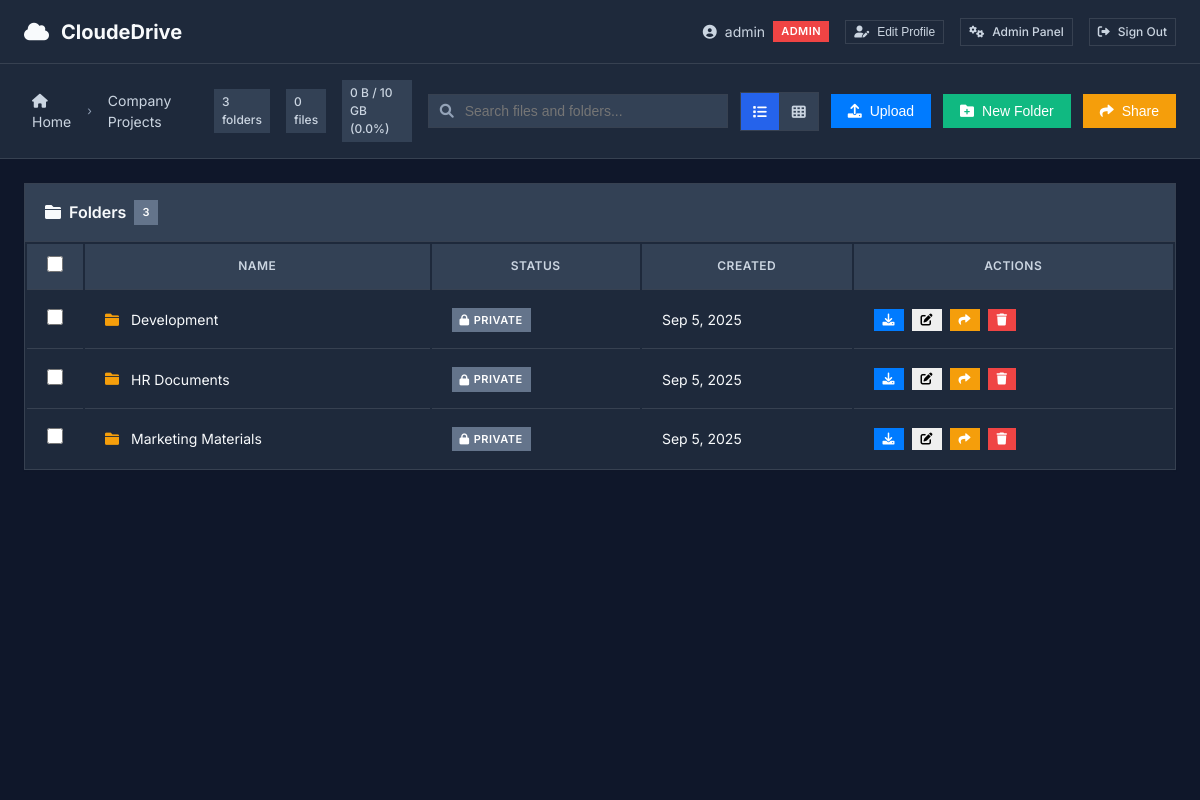
Screenshot of /index.php?folder=6 (signed in) with the database file from the repository.
### tables this page shows
CREATE TABLE `folders` (
  `id` int(11) NOT NULL,
  `name` varchar(255) NOT NULL,
  `parent_id` int(11) DEFAULT NULL,
  `owner_id` int(11) NOT NULL,
  `is_shared` tinyint(1) DEFAULT 0,
  `created_at` timestamp NOT NULL DEFAULT current_timestamp(),
  `updated_at` timestamp NOT NULL DEFAULT current_timestamp() ON UPDATE current_timestamp()
);

CREATE TABLE `users` (
  `id` int(11) NOT NULL,
  `username` varchar(50) NOT NULL,
  `email` varchar(100) NOT NULL,
  `password` varchar(255) NOT NULL,
  `role` enum('admin','user') DEFAULT 'user',
  `storage_limit` bigint(20) DEFAULT 10737418240,
  `used_storage` bigint(20) DEFAULT 0,
  `created_at` timestamp NOT NULL DEFAULT current_timestamp(),
  `updated_at` timestamp NOT NULL DEFAULT current_timestamp() ON UPDATE current_timestamp()
);

### index.php (the view, shortened to what the rows shown need)
<?php
require_once 'classes/User.php';
require_once 'classes/FileManager.php';
require_once 'classes/FolderManager.php';
require_once 'config/database.php';
$user = new User();
$fileManager = new FileManager();
$folderManager = new FolderManager();
$currentUser = $user->getCurrentUser();
$folderId = $_GET['folder'] ?? null;
$folderPage = max(1, (int)($_GET['folder_page'] ?? 1));
$filePage = max(1, (int)($_GET['file_page'] ?? 1));
$perPage = (int)($_GET['per_page'] ?? 20);
$perPage = in_array($perPage, [20, 50, 100, 200]) ? $perPage : 20;
$foldersResult = $folderManager->getFolders($folderId, null, $folderPage, $perPage);
$filesResult = $fileManager->getFiles($folderId, null, $filePage, $perPage);
$folders = $foldersResult['folders'] ?? [];
$files = $filesResult['files'] ?? [];
$folderPagination = [
    'current' => $foldersResult['currentPage'] ?? 1,
    'total' => $foldersResult['total'] ?? 0,
    'hasMore' => $foldersResult['hasMore'] ?? false,
    'perPage' => $foldersResult['perPage'] ?? $perPage
];
$filePagination = [
    'current' => $filesResult['currentPage'] ?? 1,
    'total' => $filesResult['total'] ?? 0,
    'hasMore' => $filesResult['hasMore'] ?? false,
    'perPage' => $filesResult['perPage'] ?? $perPage
];
$breadcrumb = $folderId ? $folderManager->getFolderBreadcrumb($folderId) : [];
$storageInfo = $user->getUserStorageInfo($currentUser['id']);
$storageUsedPercent = $storageInfo ? ($storageInfo['used_storage'] / $storageInfo['storage_limit']) * 100 : 0;
?>
<!DOCTYPE html>
<html lang="en">
<head>
    <link href="https://cdnjs.cloudflare.com/ajax/libs/font-awesome/6.0.0/css/all.min.css" rel="stylesheet">
    <link href="assets/css/style.css" rel="stylesheet">
</head>
<body>
    <div class="main-layout">
        <div class="toolbar">
            <div class="toolbar-content">
                <div class="toolbar-left">
                    <nav class="breadcrumb-nav">
                        <div class="breadcrumb-item">
                            <a href="index.php">
                            </a>
                        </div>
                        <?php foreach ($breadcrumb as $crumb): ?>
                            <span class="breadcrumb-separator">›</span>
                            <div class="breadcrumb-item">
                                <a href="index.php?folder=<?php echo $crumb['id']; ?>">
                                    <?php echo htmlspecialchars($crumb['name']); ?>
                                </a>
                            </div>
                        <?php endforeach; ?>
                    </nav>
                    <div class="stats-info">
                        <span class="stat-badge">
                            <?php echo $folderPagination['total']; ?> folders<?php echo $folderPagination['hasMore'] ? ' (showing first 200 max)' : ''; ?>
                        </span>
                        <span class="stat-badge">
                            <?php echo $filePagination['total']; ?> files<?php echo $filePagination['hasMore'] ? ' (showing first 200 max)' : ''; ?>
                        </span>
                        <?php if ($storageInfo): ?>
                            <span class="stat-badge">
                                <?php echo formatFileSize($storageInfo['used_storage']); ?> / <?php echo formatFileSize($storageInfo['storage_limit']); ?>
                                (<?php echo number_format($storageUsedPercent, 1); ?>%)
                            </span>
                        <?php endif; ?>
                    </div>
                </div>
            </div>
        </div>
        <div class="main-content">
            <?php if (!empty($folders) || !empty($files)): ?>
                <?php if (!empty($folders)): ?>
                <div class="card-professional">
                    <div class="card-body">
                        <div id="foldersTableView">
                            <table class="table-professional">
                                <thead>
                                    <tr>
                                        <th width="40">
                                            <input type="checkbox" id="selectAllFolders" onchange="toggleSelectAll('folder')" title="Select All">
                                        </th>
                                        <th>Name</th>
                                        <th>Status</th>
                                        <th>Created</th>
                                        <th>Actions</th>
                                    </tr>
                                </thead>
                                <tbody>
                                    <?php foreach ($folders as $folder): ?>
                                    <tr onclick="location.href='index.php?folder=<?php echo $folder['id']; ?>'" style="cursor: pointer;">
                                        <td onclick="event.stopPropagation();">
                                            <input type="checkbox" class="folder-checkbox" value="<?php echo $folder['id']; ?>" onchange="updateMultiSelectControls('folder')">
                                        </td>
                                        <td>
                                            <div class="d-flex align-items-center">
                                                <i class="fas fa-folder" style="color: #f59e0b; margin-right: 12px;"></i>
                                                <span><?php echo htmlspecialchars($folder['name']); ?></span>
                                            </div>
                                        </td>
                                        <td>
                                            <?php if ($folder['is_shared']): ?>
                                                <span class="badge-professional badge-info">
                                                    <i class="fas fa-share"></i>
                                                    Shared
                                                </span>
                                            <?php else: ?>
                                                <span class="badge-professional badge-secondary">
                                                    <i class="fas fa-lock"></i>
                                                    Private
                                                </span>
                                            <?php endif; ?>
                                        </td>
                                        <td><?php echo date('M j, Y', strtotime($folder['created_at'])); ?></td>
                                        <td>
                                            <div class="d-flex" style="gap: 8px;">
                                                <button class="btn-professional btn-primary btn-sm" onclick="event.stopPropagation(); downloadFolder(<?php echo $folder['id']; ?>)" title="Download as ZIP">
                                                    <i class="fas fa-download"></i>
                                                </button>
                                                <?php if ($currentUser['role'] === 'admin' || $folder['owner_id'] == $currentUser['id']): ?>
                                                    <button class="btn-professional btn-info btn-sm" onclick="event.stopPropagation(); renameFolder(<?php echo $folder['id']; ?>, '<?php echo htmlspecialchars($folder['name'], ENT_QUOTES); ?>')" title="Rename">
                                                        <i class="fas fa-edit"></i>
                                                    </button>
                                                <?php endif; ?>
                                                <?php if ($currentUser['role'] === 'admin' || $folder['owner_id'] == $currentUser['id']): ?>
                                                    <button class="btn-professional btn-warning btn-sm" onclick="event.stopPropagation(); shareFolder(<?php echo $folder['id']; ?>)" title="Share">
                                                        <i class="fas fa-share"></i>
                                                    </button>
                                                <?php endif; ?>
                                                <?php if ($currentUser['role'] === 'admin' || $folder['can_delete_folder']): ?>
                                                <button class="btn-professional btn-danger btn-sm" onclick="event.stopPropagation(); showDeleteConfirmation('folder', <?php echo $folder['id']; ?>, '<?php echo htmlspecialchars($folder['name'], ENT_QUOTES); ?>')" title="Delete">
                                                    <i class="fas fa-trash"></i>
                                                </button>
                                                <?php endif; ?>
                                            </div>
                                        </td>
                                    </tr>
                                    <?php endforeach; ?>
                                </tbody>
                            </table>
                        </div>
                    </div>
                </div>
                <?php endif; ?>
            <?php endif; ?>
        </div>
    </div>
</body>
</html>
<?php
function formatFileSize($bytes) {
    $units = ['B', 'KB', 'MB', 'GB', 'TB'];
    for ($i = 0; $bytes > 1024 && $i < count($units) - 1; $i++) {
        $bytes /= 1024;
    }
    return round($bytes, 2) . ' ' . $units[$i];
}
?>

### rows the page displays
folders: name "Company Projects"
users: used_storage "0 B", storage_limit "10 GB", storageUsedPercent "0.0"
folders: name "Development", is_shared 0 (drawn), created_at "Sep 5, 2025"
folders: name "HR Documents", is_shared 0 (drawn), created_at "Sep 5, 2025"
folders: name "Marketing Materials", is_shared 0 (drawn), created_at "Sep 5, 2025"

### other values shown
$currentUser['username'] "admin"
$folderPagination['total'] "3"
$filePagination['total'] "0"
